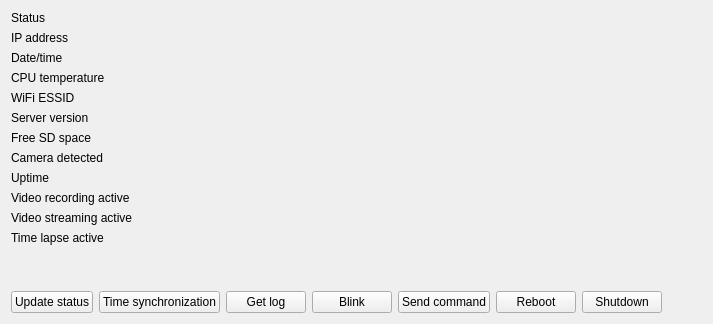
              <widget class="QWidget" name="status_tab">
               <attribute name="title">
                <string>Status</string>
               </attribute>
               <layout class="QVBoxLayout" name="verticalLayout_5">
                <item>
                 <layout class="QVBoxLayout" name="verticalLayout_4">
                  <item>
                   <layout class="QGridLayout" name="gridLayout">
                    <item row="11" column="0">
                     <widget class="QLabel" name="label_22">
                      <property name="text">
                       <string>Time lapse active</string>
                      </property>
                     </widget>
                    </item>
                    <item row="6" column="1">
                     <widget class="QLabel" name="free_sd_space_lb">
                      <property name="text">
                       <string/>
                      </property>
                     </widget>
                    </item>
                    <item row="4" column="1">
                     <widget class="QLabel" name="wifi_essid_lb">
                      <property name="text">
                       <string/>
                      </property>
                     </widget>
                    </item>
                    <item row="11" column="1">
                     <widget class="QLabel" name="time_lapse_active_lb">
                      <property name="text">
                       <string/>
                      </property>
                     </widget>
                    </item>
                    <item row="2" column="0">
                     <widget class="QLabel" name="label_2">
                      <property name="text">
                       <string>Date/time</string>
                      </property>
                     </widget>
                    </item>
                    <item row="9" column="1">
                     <widget class="QLabel" name="video_recording_active_lb">
                      <property name="text">
                       <string/>
                      </property>
                     </widget>
                    </item>
                    <item row="2" column="1">
                     <widget class="QLabel" name="datetime_lb">
                      <property name="text">
                       <string/>
                      </property>
                     </widget>
                    </item>
                    <item row="0" column="0">
                     <widget class="QLabel" name="label">
                      <property name="text">
                       <string>Status</string>
                      </property>
                     </widget>
                    </item>
                    <item row="3" column="0">
                     <widget class="QLabel" name="label_3">
                      <property name="text">
                       <string>CPU temperature</string>
                      </property>
                     </widget>
                    </item>
                    <item row="4" column="0">
                     <widget class="QLabel" name="label_8">
                      <property name="text">
                       <string>WiFi ESSID</string>
                      </property>
                     </widget>
                    </item>
                    <item row="7" column="1">
                     <widget class="QLabel" name="camera_detected_lb">
                      <property name="text">
                       <string/>
                      </property>
                     </widget>
                    </item>
                    <item row="1" column="1">
                     <widget class="QLabel" name="ip_address_lb">
                      <property name="text">
                       <string/>
                      </property>
                     </widget>
                    </item>
                    <item row="3" column="1">
                     <widget class="QLabel" name="cpu_temp_lb">
                      <property name="text">
                       <string/>
                      </property>
                     </widget>
                    </item>
                    <item row="1" column="0">
                     <widget class="QLabel" name="label_12">
                      <property name="text">
                       <string>IP address</string>
                      </property>
                     </widget>
                    </item>
                    <item row="7" column="0">
                     <widget class="QLabel" name="label_10">
                      <property name="text">
                       <string>Camera detected</string>
                      </property>
                     </widget>
                    </item>
                    <item row="10" column="0">
                     <widget class="QLabel" name="label_14">
                      <property name="text">
                       <string>Video streaming active</string>
                      </property>
                     </widget>
                    </item>
                    <item row="6" column="0">
                     <widget class="QLabel" name="label_9">
                      <property name="text">
                       <string>Free SD space</string>
                      </property>
                     </widget>
                    </item>
                    <item row="9" column="0">
                     <widget class="QLabel" name="label_13">
                      <property name="text">
                       <string>Video recording active</string>
                      </property>
                     </widget>
                    </item>
                    <item row="8" column="0">
                     <widget class="QLabel" name="label_11">
                      <property name="text">
                       <string>Uptime</string>
                      </property>
                     </widget>
                    </item>
                    <item row="8" column="1">
                     <widget class="QLabel" name="uptime_lb">
                      <property name="text">
                       <string/>
                      </property>
                     </widget>
                    </item>
                    <item row="10" column="1">
                     <widget class="QLabel" name="video_streaming_active_lb">
                      <property name="text">
                       <string/>
                      </property>
                     </widget>
                    </item>
                    <item row="0" column="1">
                     <widget class="QLabel" name="status_lb">
                      <property name="text">
                       <string/>
                      </property>
                     </widget>
                    </item>
                    <item row="5" column="0">
                     <widget class="QLabel" name="label_23">
                      <property name="text">
                       <string>Server version</string>
                      </property>
                     </widget>
                    </item>
                    <item row="5" column="1">
                     <widget class="QLabel" name="server_version_lb">
                      <property name="text">
                       <string/>
                      </property>
                     </widget>
                    </item>
                   </layout>
                  </item>
                  <item>
                   <spacer name="verticalSpacer">
                    <property name="orientation">
                     <enum>Qt::Orientation::Vertical</enum>
                    </property>
                    <property name="sizeHint" stdset="0">
                     <size>
                      <width>20</width>
                      <height>40</height>
                     </size>
                    </property>
                   </spacer>
                  </item>
                  <item>
                   <layout class="QHBoxLayout" name="horizontalLayout_4">
                    <item>
                     <widget class="QPushButton" name="status_update_pb">
                      <property name="text">
                       <string>Update status</string>
                      </property>
                     </widget>
                    </item>
                    <item>
                     <widget class="QPushButton" name="time_synchro_pb">
                      <property name="text">
                       <string>Time synchronization</string>
                      </property>
                     </widget>
                    </item>
                    <item>
                     <widget class="QPushButton" name="get_log_pb">
                      <property name="text">
                       <string>Get log</string>
                      </property>
                     </widget>
                    </item>
                    <item>
                     <widget class="QPushButton" name="blink_pb">
                      <property name="text">
                       <string>Blink</string>
                      </property>
                     </widget>
                    </item>
                    <item>
                     <widget class="QPushButton" name="pb_send_command">
                      <property name="text">
                       <string>Send command</string>
                      </property>
                     </widget>
                    </item>
                    <item>
                     <widget class="QPushButton" name="reboot_pb">
                      <property name="text">
                       <string>Reboot</string>
                      </property>
                     </widget>
                    </item>
                    <item>
                     <widget class="QPushButton" name="shutdown_pb">
                      <property name="text">
                       <string>Shutdown</string>
                      </property>
                     </widget>
                    </item>
                    <item>
                     <spacer name="horizontalSpacer">
                      <property name="orientation">
                       <enum>Qt::Orientation::Horizontal</enum>
                      </property>
                      <property name="sizeHint" stdset="0">
                       <size>
                        <width>40</width>
                        <height>20</height>
                       </size>
                      </property>
                     </spacer>
                    </item>
                   </layout>
                  </item>
                 </layout>
                </item>
               </layout>
              </widget>
